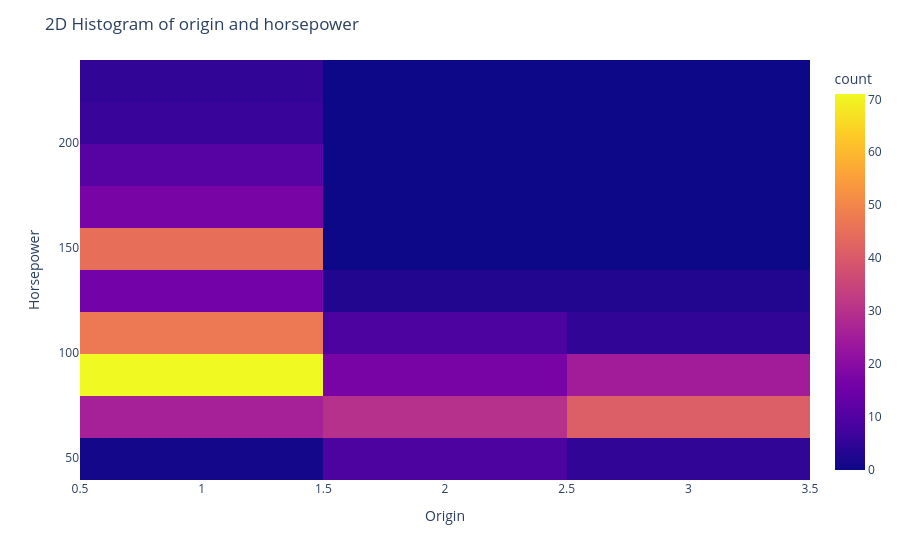

The cell this chart's notebook holds for it:
### Markdown cell above
1. Generate a 2D Histogram for the variables origin and horsepower (think about attribute types, title, labeling of the axes). Interpret the results.

### Code cell
import plotly.express as px

# Create 2D histogram
fig = px.density_heatmap(data, x="origin", y="horsepower")

# Adjust the plot
fig.update_layout(
    xaxis_title_text='Origin',
    yaxis_title_text='Horsepower',
    title=dict(
            text='2D Histogram of origin and horsepower',
        ),
)

# Show the plot
fig.show()

### Figure 1 — Plotly figure (JSON) as saved in the notebook; plotly's stock layout.template omitted (floating-point values rounded to 4 significant figures; data arrays with more than 128 entries replaced by an {"elided": "..."} marker saying what was removed)
{"data": [{"coloraxis": "coloraxis", "hovertemplate": "origin=%{x}<br>horsepower=%{y}<br>count=%{z}<extra></extra>", "name": "", "type": "histogram2d", "x": {"elided": "398 int values"}, "xaxis": "x", "xbingroup": "x", "y": {"elided": "398 float values"}, "yaxis": "y", "ybingroup": "y"}], "layout": {"coloraxis": {"colorbar": {"title": {"text": "count"}}, "colorscale": [[0, "#0d0887"], [0.1111, "#46039f"], [0.2222, "#7201a8"], [0.3333, "#9c179e"], [0.4444, "#bd3786"], [0.5556, "#d8576b"], [0.6667, "#ed7953"], [0.7778, "#fb9f3a"], [0.8889, "#fdca26"], [1, "#f0f921"]]}, "legend": {"tracegroupgap": 0}, "margin": {"t": 60}, "title": {"text": "2D Histogram of origin and horsepower"}, "xaxis": {"anchor": "y", "domain": [0, 1], "title": {"text": "Origin"}}, "yaxis": {"anchor": "x", "domain": [0, 1], "title": {"text": "Horsepower"}}}}
